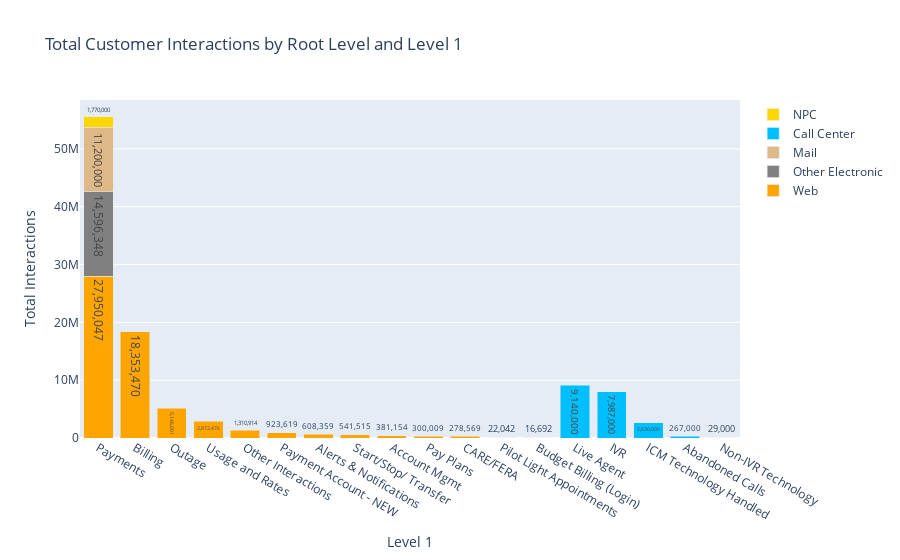

The notebook cell this image was saved under:
### Code cell
import plotly.graph_objs as go
import locale

# Set the locale to use comma separators for thousands
locale.setlocale(locale.LC_ALL, '')

# Group the data by Root Level and Level 1 and sum the values
grouped_data = df.groupby(['Root Level', 'Level 1'])['Value'].sum().reset_index()

# Sort the grouped_data by Value column in descending order
grouped_data = grouped_data.sort_values(by='Value', ascending=False)

# Create a dictionary to map the Root Level to its corresponding color
color_map = {'Web': 'orange', 'Call Center': 'deepskyblue', 'Mail': 'burlywood', 'Other Electronic': 'gray', 'NPC': 'gold'}

# Create a list to store the bar chart traces
bar_traces = []

# Loop through each Root Level and create a stacked bar chart trace for its corresponding Level 1 data
for root_level in grouped_data['Root Level'].unique():
    temp_df = grouped_data[grouped_data['Root Level'] == root_level]
    values = temp_df['Value'].values
    formatted_values = [locale.format_string("%d", val, grouping=True) for val in values] # Format values with comma separators
    bar_trace = go.Bar(
        x=temp_df['Level 1'],
        y=values,
        text=formatted_values, # Set the formatted values as the text labels
        textposition='auto', # Position the text labels automatically above the bars
        name=root_level,
        marker=dict(color=color_map[root_level])
    )
    bar_traces.append(bar_trace)

# Create the stacked bar chart layout
bar_layout = go.Layout(
    title='Total Customer Interactions by Root Level and Level 1',
    xaxis=dict(title='Level 1'),
    yaxis=dict(title='Total Interactions'),
    barmode='stack'
)

# Create the stacked bar chart figure
bar_fig_root_L1 = go.Figure(data=bar_traces, layout=bar_layout)

# Display the stacked bar chart
bar_fig_root_L1.show()

### Figure 1 — Plotly figure (JSON) as saved in the notebook; plotly's stock layout.template omitted (floating-point values rounded to 4 significant figures)
{"data": [{"marker": {"color": "orange"}, "name": "Web", "text": ["27,950,047", "18,353,470", "5,146,001", "2,872,476", "1,310,914", "923,619", "608,359", "541,515", "381,154", "300,009", "278,569", "22,042", "16,692"], "textposition": "auto", "type": "bar", "x": ["Payments", "Billing", "Outage", "Usage and Rates", "Other Interactions ", "Payment Account - NEW", "Alerts & Notifications", "Start/Stop/ Transfer", "Account Mgmt", "Pay Plans", "CARE/FERA ", "Pilot Light Appointments ", "Budget Billing (Login) "], "y": [27950047, 18353470, 5146001, 2872476, 1310914, 923619, 608359, 541515, 381154, 300009, 278569, 22042, 16692]}, {"marker": {"color": "gray"}, "name": "Other Electronic", "text": ["14,596,348"], "textposition": "auto", "type": "bar", "x": ["Payments"], "y": [14596348]}, {"marker": {"color": "burlywood"}, "name": "Mail", "text": ["11,200,000"], "textposition": "auto", "type": "bar", "x": ["Payments"], "y": [11200000]}, {"marker": {"color": "deepskyblue"}, "name": "Call Center", "text": ["9,140,000", "7,987,000", "2,630,000", "267,000", "29,000"], "textposition": "auto", "type": "bar", "x": ["Live Agent", "IVR", "ICM Technology Handled", "Abandoned Calls", "Non-IVR Technology"], "y": [9140000, 7987000, 2630000, 267000, 29000]}, {"marker": {"color": "gold"}, "name": "NPC", "text": ["1,770,000"], "textposition": "auto", "type": "bar", "x": ["Payments"], "y": [1770000]}], "layout": {"barmode": "stack", "title": {"text": "Total Customer Interactions by Root Level and Level 1"}, "xaxis": {"title": {"text": "Level 1"}}, "yaxis": {"title": {"text": "Total Interactions"}}}}
